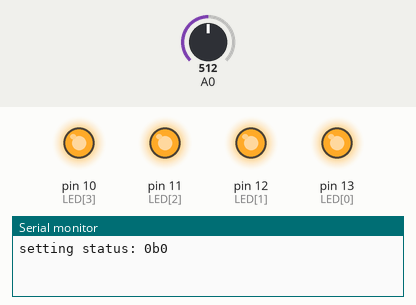
Simulated run of this sketch. Board: Arduino Uno, built with avr-gcc and run on an emulated ATmega328P. Shown: output pins drawn as LEDs (lit = HIGH), the last lines printed to the serial monitor. Dashed ring = blinking. The test bench sets the inputs (shaded band); at power-on: A0 = 512.

Above: at 1.2 s.
1.3 s: A0 set to 0
At 1.48 s:
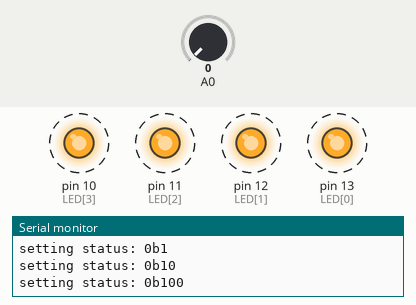
4.3 s: A0 set to 19
At 5.3 s:
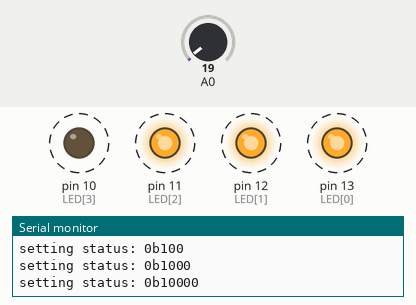
7.3 s: A0 set to 122
At 8.19 s:
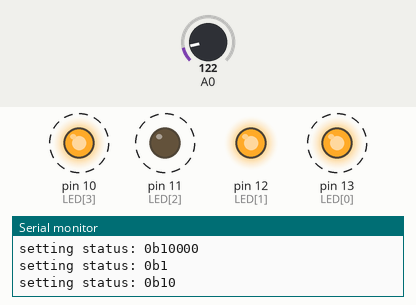
Timing chart, 0 to 16.3 s (numbered marks = the images above; inputs shaded):
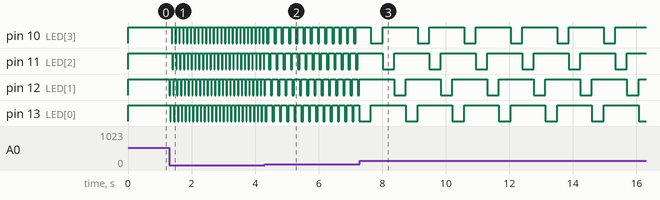

The sketch:

led-durchlauf.ino
```cpp
//LEDs an den digitalen PINs 10,11,12,13
const byte LED[] = {13,12,11,10};
int state = 1;
long last = 0;

#define Btn1 A1 //Taster S1
#define Btn2 A2 //Taster S2
#define Btn3 A3 //Taster S3

#define ON LOW
#define OFF HIGH

void setup(){
  Serial.begin(9600);
  pinMode(LED[0], OUTPUT); //LED1 am digitalen PIN 13
  pinMode(LED[1], OUTPUT); //LED2 am digitalen PIN 12
  pinMode(LED[2], OUTPUT); //LED3 am digitalen PIN 11
  pinMode(LED[3], OUTPUT); //LED4 am digitalen PIN 10
  setLEDs(0);
}

void loop(){
  if (millis() - last < analogRead(0) * 3) {
    return;
  }

  if (setLEDs(state)) {
    state = state << 1;
    last = millis();
  } else {
    state = 1;
  }
}

bool setLEDs(int status){
  Serial.print("setting status: 0b");
  Serial.println(status, BIN);
  digitalWrite(LED[0], (status & 0b1000) != 0 ? ON : OFF);
  digitalWrite(LED[1], (status & 0b0100) != 0 ? ON : OFF);
  digitalWrite(LED[2], (status & 0b0010) != 0 ? ON : OFF);
  digitalWrite(LED[3], (status & 0b0001) != 0 ? ON : OFF);
  return status < 9;
}
```

Measured:
- after the input at 1.3 s, pin 12 (LED[1]): alternates HIGH for 0.09 s and LOW for 0.02 s, starting at once; pin 13 (LED[0]): alternates HIGH for 0.09 s and LOW for 0.03 s, starting at once
- after the input at 4.3 s, pin 10 (LED[3]), pin 11 (LED[2]): alternates HIGH for 0.17 s and LOW for 0.06 s, starting after 0.13 s; pin 12 (LED[1]): alternates HIGH for 0.17 s and LOW for 0.06 s, starting after 0.19 s; pin 13 (LED[0]): alternates HIGH for 0.17 s and LOW for 0.06 s, starting after 0.24 s
- after the input at 7.3 s, pin 10 (LED[3]), pin 13 (LED[0]): alternates HIGH for 1.1 s and LOW for 0.37 s, starting after 0.35 s; pin 11 (LED[2]): alternates HIGH for 1.1 s and LOW for 0.37 s, starting after 0.71 s; pin 12 (LED[1]): alternates HIGH for 1.1 s and LOW for 0.37 s, starting after 1.1 s
- by itself, pin 10 (LED[3]), pin 11 (LED[2]): alternates HIGH for 0.10 s and LOW for 0.02 s
